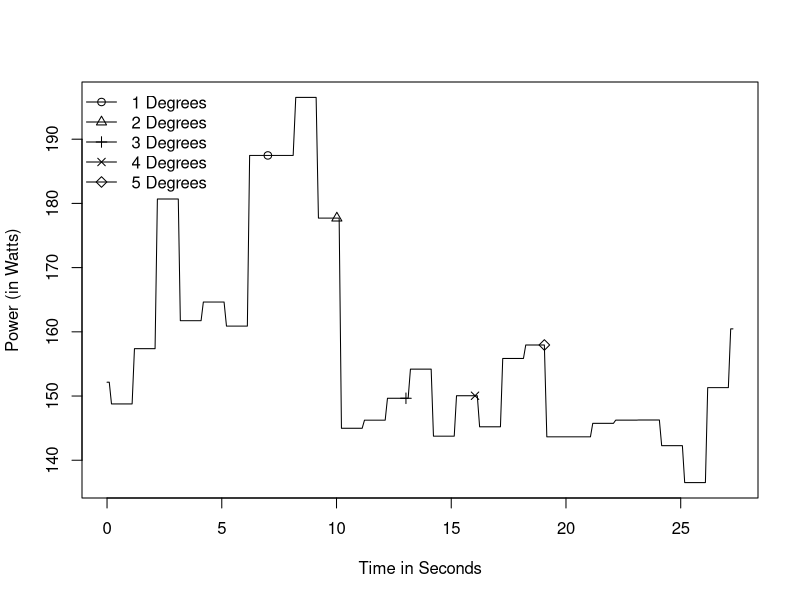

This chart was generated by the following R code:
# Set the working directory
setwd("/Users/mac/Desktop/Programming/COMP9596//DroneData")
require(splines) #thx @Chase for the notice
library(geosphere)

# Read the data
data <- read.csv(file="1.csv", header=TRUE, sep=",")

# Convert date column to Date object
data$Date <- as.POSIXct(data$Date)

# Extract the data from column name to plot
data.toPlot <- data[data$Battery > 5,]

# Calculate the difference of each time point to the first (in seconds)
data.toPlot$TimeDiff <- data.toPlot$Date - data.toPlot$Date[1]

# Since TimeDiff is a time/date object, convert it to a numeric and store this as an extra column in data frame
data.toPlot$TimeDiffValue <- as.numeric(data.toPlot$TimeDiff)


# Multiple current and voltage to get Power
data.toPlot$Power <- as.double(-(data.toPlot$Current/1000) * data.toPlot$Voltage/1000)

#Get Mangnitude of Velocity
data.toPlot$Velocity <- sqrt(data.toPlot$VelocityX^2 + data.toPlot$VelocityY^2 + data.toPlot$VelocityZ^2)
data.toPlot$Mean <- mean(data.toPlot$Power)



#dY <- diff(data.toPlot$Velocity)/diff(data.toPlot$TimeDiffValue)  # the derivative of your function
#dX <- rowMeans(embed(data.toPlot$TimeDiffValue,2)) # centers the X values for plotting

#ppi <- 200
#png(file=paste("FirstExperimentSingleAnglePower", ".png", sep=""), height=7*ppi, width=9*ppi, res=ppi)

#write.csv(data.toPlotFinal, file="FirstRev.csv")
plot(y=data.toPlot$Power, x=data.toPlot$TimeDiffValue,type="l",col="black", lwd="1", ylab="Power (in Watts)", xlab="Time in Seconds")
points(x=7.00800013542175, y=data.toPlot$Power[70], pch=1)
points(x=10.0150001049042, y=data.toPlot$Power[101], pch=2)
points(x=13.0260000228882, y=data.toPlot$Power[131], pch=3)
points(x=16.0360000133514, y=data.toPlot$Power[161], pch=4)
points(x=19.058000087738, y=data.toPlot$Power[191], pch=5) 

legend("topleft", legend=c("1 Degrees", "2 Degrees", "3 Degrees", "4 Degrees", "5 Degrees"), bty="n", pch=1:5, lty=1, lwd=1)

#dev.off()
